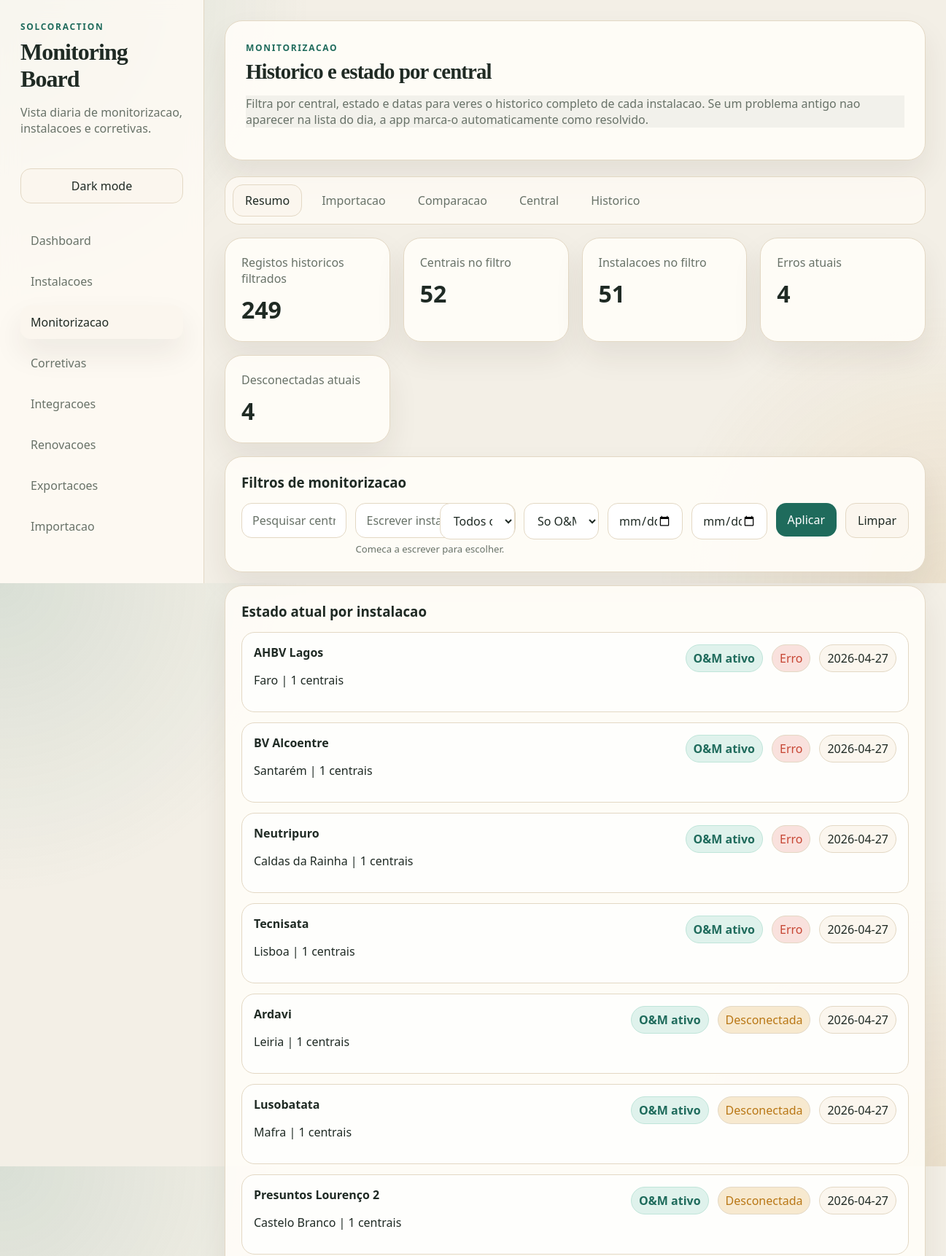
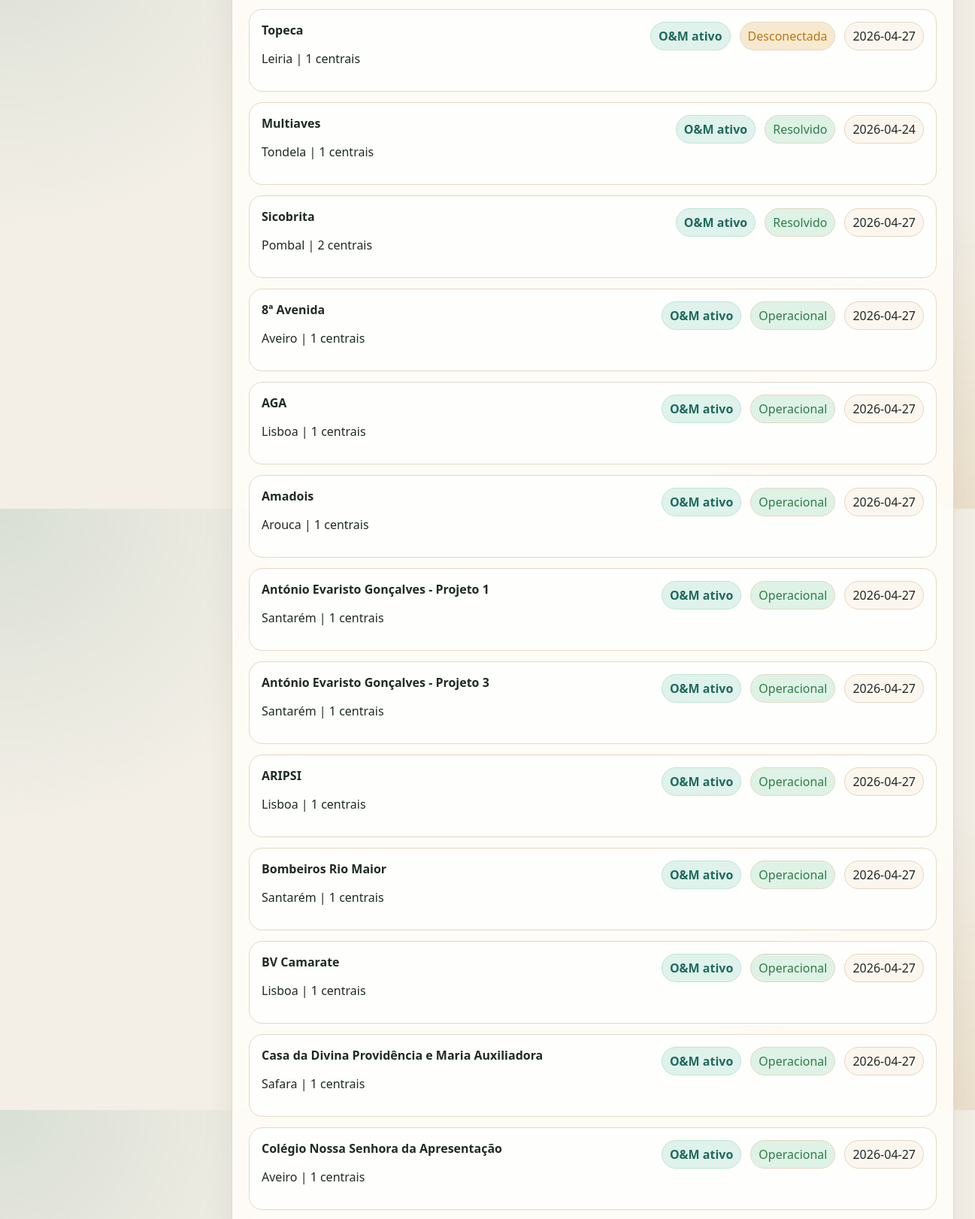
Screenshot of /monitoring (upper part) with the database file from the repository (2 pictures, top to bottom).
### tables this page shows
CREATE TABLE assets (
                id INTEGER PRIMARY KEY AUTOINCREMENT,
                project_number TEXT,
                project_name TEXT NOT NULL,
                company_name TEXT,
                nif TEXT,
                address TEXT,
                location TEXT,
                panels TEXT,
                kwp TEXT,
                contract_type TEXT,
                sell_to TEXT,
                duration TEXT,
                start_contract TEXT,
                maintenance TEXT,
                coverage_type TEXT,
                access_type TEXT,
                maintenance_comment TEXT,
                status_detail TEXT,
                contact_name TEXT,
                contact_role TEXT,
                contact_email TEXT,
                contact_phone TEXT,
                end_contract TEXT,
                active_contract TEXT,
                notes TEXT,
                asset_type TEXT,
                source_payload TEXT,
                alias_blob TEXT DEFAULT ''
            , installation_group TEXT);

### app.py (the view, shortened to what this page needs)
    @app.route("/monitoring", methods=["GET", "POST"])
    def monitoring() -> str:
        search = request.args.get("search", "").strip()
        asset_filter = request.args.get("asset_id", "").strip()
        status_filter = request.args.get("status", "").strip()
        issue_only = request.args.get("issue_only", "no").strip()
        start_date = request.args.get("start_date", "").strip()
        end_date = request.args.get("end_date", "").strip()
        om_only = request.args.get("om_only", "yes").strip()
        batch_id = request.args.get("batch_id", "").strip()
        latest_conditions = []
        latest_params: list[Any] = []
        if search:
            wildcard = f"%{search}%"
            latest_conditions.append("(a.project_name LIKE ? OR a.alias_blob LIKE ? OR a.company_name LIKE ?)")
            latest_params.extend([wildcard, wildcard, wildcard])
        if asset_filter:
            latest_conditions.append("a.id = ?")
            latest_params.append(asset_filter)
        if status_filter:
            latest_conditions.append("lm.status = ?")
            latest_params.append(status_filter)
        elif issue_only == "yes":
            latest_conditions.append("lm.status IN ('Erro', 'Desconectada')")
        if om_only == "yes":
            latest_conditions.append("a.active_contract = 'yes'")
        if start_date:
            latest_conditions.append("lm.record_date >= ?")
            latest_params.append(start_date)
        if end_date:
            latest_conditions.append("lm.record_date <= ?")
            latest_params.append(end_date)
        latest_where_sql = f"WHERE {' AND '.join(latest_conditions)}" if latest_conditions else ""
        latest_rows = query_all(
            g.db,
            f"""
            SELECT
                a.id AS asset_id,
                a.project_name,
                a.installation_group,
                a.location,
                a.contract_type,
                a.active_contract,
                lm.status,
                lm.record_date,
                lm.notes,
                (
                    SELECT COUNT(*)
                    FROM monitoring_records mr
                    WHERE mr.asset_id = a.id
                ) AS history_count
            FROM latest_monitoring_view lm
            JOIN assets a ON a.id = lm.asset_id
            {latest_where_sql}
            ORDER BY
                CASE a.active_contract WHEN 'yes' THEN 1 ELSE 2 END,
                CASE lm.status
                    WHEN 'Erro' THEN 1
                    WHEN 'Desconectada' THEN 2
                    ELSE 3
                END,
                a.project_name COLLATE NOCASE
            """,
            latest_params,
        )
        filter_sql = []
        params: list[Any] = []
        if search:
            wildcard = f"%{search}%"
            filter_sql.append("(a.project_name LIKE ? OR a.alias_blob LIKE ? OR a.company_name LIKE ?)")
            params.extend([wildcard, wildcard, wildcard])
        if asset_filter:
            filter_sql.append("a.id = ?")
            params.append(asset_filter)
        if status_filter:
            filter_sql.append("mr.status = ?")
            params.append(status_filter)
        elif issue_only == "yes":
            filter_sql.append("mr.status IN ('Erro', 'Desconectada')")
        if om_only == "yes":
            filter_sql.append("a.active_contract = 'yes'")
        if start_date:
            filter_sql.append("mr.record_date >= ?")
            params.append(start_date)
        if end_date:
            filter_sql.append("mr.record_date <= ?")
            params.append(end_date)
        where_sql = f"WHERE {' AND '.join(filter_sql)}" if filter_sql else ""
        history_rows = query_all(
            g.db,
            f"""
            SELECT
                mr.id,
                mr.record_date,
                mr.status,
                mr.notes,
                mr.source,
                mr.batch_id,
                a.id AS asset_id,
                a.project_name,
                a.installation_group,
                a.location,
                a.contract_type,
                a.active_contract,
                mib.imported_at
            FROM monitoring_records mr
            JOIN assets a ON a.id = mr.asset_id
            LEFT JOIN monitoring_import_batches mib ON mib.id = mr.batch_id
            {where_sql}
            ORDER BY mr.record_date DESC, a.project_name COLLATE NOCASE, mr.id DESC
            LIMIT 250
            """,
            params,
        )
        selected_asset = None
        asset_history = []
        asset_problem_periods = []
        selected_group_assets = []
        unresolved = query_all(
            g.db,
            """
            SELECT mu.*, mib.imported_at
            FROM monitoring_unmatched mu
            LEFT JOIN monitoring_import_batches mib ON mib.id = mu.batch_id
            ORDER BY record_date DESC, original_name COLLATE NOCASE
            LIMIT 50
            """
        )
        import_batches = query_all(
            g.db,
            """
            SELECT
                mib.*,
                (
                    SELECT COUNT(*)
                    FROM monitoring_records mr
                    WHERE mr.batch_id = mib.id
                ) AS resolved_rows
            FROM monitoring_import_batches mib
            ORDER BY mib.imported_at DESC, mib.id DESC
            LIMIT 30
            """
        )
        assets_for_mapping = query_all(
            g.db,
            "SELECT id, project_name FROM assets ORDER BY project_name COLLATE NOCASE",
        )
        monitoring_statuses = [
            row["status"]
            for row in query_all(
                g.db,
                "SELECT DISTINCT status FROM monitoring_records ORDER BY status",
            )
        ]
        monitoring_stats = {
            "history_records": len(history_rows),
            "centrals_in_filter": len(latest_rows),
            "installations_in_filter": len(group_latest_rows_by_installation(latest_rows)),
            "current_errors": sum(1 for row in latest_rows if row["status"] == "Erro"),
            "current_disconnected": sum(1 for row in latest_rows if row["status"] == "Desconectada"),
            "current_active_om": sum(1 for row in latest_rows if row["active_contract"] == "yes"),
        }
        grouped_latest_rows = group_latest_rows_by_installation(latest_rows)
        batch_insight = build_batch_insight(g.db, int(batch_id)) if batch_id else None
        return render_template(
            "monitoring.html",
            latest_rows=latest_rows,
            grouped_latest_rows=grouped_latest_rows,
            unresolved=unresolved,
            assets_for_mapping=assets_for_mapping,
            monitoring_statuses=monitoring_statuses,
            monitoring_stats=monitoring_stats,
            history_rows=history_rows,
            selected_asset=selected_asset,
            selected_group_assets=selected_group_assets,
            asset_history=asset_history,
            asset_problem_periods=asset_problem_periods,
            import_batches=import_batches,
            search=search,
            asset_filter=asset_filter,
            status_filter=status_filter,
            issue_only=issue_only,
            start_date=start_date,
            end_date=end_date,
            om_only=om_only,
            batch_insight=batch_insight,
        )

### app.py (called while the page is built)
def get_db(path: str) -> sqlite3.Connection:
    conn = sqlite3.connect(path)
    conn.row_factory = sqlite3.Row
    conn.execute("PRAGMA foreign_keys = ON")
    return conn

def query_all(conn: sqlite3.Connection, sql: str, params: tuple[Any, ...] | list[Any] = ()) -> list[sqlite3.Row]:
    return conn.execute(sql, params).fetchall()

def om_status_label(value: str | None) -> str:
    return "O&M ativo" if value == "yes" else "Sem contrato"

def status_rank(status: str) -> int:
    order = {
        "Erro": 1,
        "Desconectada": 2,
        "Aberto": 3,
        "Em analise": 4,
        "Agendado": 5,
        "Em visita": 6,
        "Resolvido": 7,
        "Operacional": 8,
        "ok": 8,
    }
    return order.get(status or "", 99)

### templates/monitoring.html (shortened to what this page needs)
{% extends "base.html" %}
{% block content %}
<section class="hero">
  <div>
    <p class="eyebrow">Monitorizacao</p>
    <h2>Historico e estado por central</h2>
    <p class="muted">Filtra por central, estado e datas para veres o historico completo de cada instalacao. Se um problema antigo nao aparecer na lista do dia, a app marca-o automaticamente como resolvido.</p>
  </div>
</section>
<section class="tab-shell">
  <div class="tab-bar">
    <button class="tab-button active" type="button" data-tab-target="monitoring-overview">Resumo</button>
    <button class="tab-button" type="button" data-tab-target="monitoring-import">Importacao</button>
    <button class="tab-button" type="button" data-tab-target="monitoring-comparison">Comparacao</button>
    <button class="tab-button" type="button" data-tab-target="monitoring-central">Central</button>
    <button class="tab-button" type="button" data-tab-target="monitoring-history">Historico</button>
  </div>
  <section class="tab-panel active" id="monitoring-overview">
    <section class="cards">
      <article class="card stat-card">
        <span>Registos historicos filtrados</span>
        <strong>{{ monitoring_stats.history_records }}</strong>
      </article>
      <article class="card stat-card">
        <span>Centrais no filtro</span>
        <strong>{{ monitoring_stats.centrals_in_filter }}</strong>
      </article>
      <article class="card stat-card">
        <span>Instalacoes no filtro</span>
        <strong>{{ monitoring_stats.installations_in_filter }}</strong>
      </article>
      <article class="card stat-card">
        <span>Erros atuais</span>
        <strong>{{ monitoring_stats.current_errors }}</strong>
      </article>
      <article class="card stat-card">
        <span>Desconectadas atuais</span>
        <strong>{{ monitoring_stats.current_disconnected }}</strong>
      </article>
    </section>
    <section class="card">
      <div class="section-title"><h3>Filtros de monitorizacao</h3></div>
      <form class="filters monitoring-filters js-auto-submit" method="get">
        <input type="text" name="search" value="{{ search }}" placeholder="Pesquisar central, alias ou empresa">
        <div class="asset-picker" data-autosubmit="true">
          <input class="asset-picker-input" type="text" list="monitoring-asset-options" placeholder="Escrever instalacao ou central">
          <small class="asset-picker-hint">Comeca a escrever para escolher.</small>
        </div>
        <select name="status">
          <option value="">Todos os estados</option>
        </select>
        <select name="om_only">
          <option value="yes" {{ 'selected' if om_only == 'yes' else '' }}>So O&amp;M ativo</option>
        </select>
        <input type="date" name="start_date" value="{{ start_date }}">
        <input type="date" name="end_date" value="{{ end_date }}">
        <button class="button" type="submit">Aplicar</button>
        <a class="button secondary" href="{{ url_for('monitoring') }}">Limpar</a>
      </form>
    </section>
    <section class="card">
      <div class="section-title"><h3>Estado atual por instalacao</h3></div>
      <div class="list installation-stack">
        {% for group in grouped_latest_rows %}
          <details class="installation-card" {% if asset_filter and selected_asset and selected_asset.installation_group == group.installation_group %}open{% endif %}>
            <summary class="installation-summary">
              <div>
                <strong>{{ group.installation_group }}</strong>
                <p>{{ group.location or "-" }} | {{ group.member_count }} centrais</p>
              </div>
              <div class="chips">
                <span class="chip {{ 'om-active' if group.active_contract == 'yes' else 'om-inactive' }}">{{ om_status_label(group.active_contract) }}</span>
                <span class="chip {{ status_colors.get(group.group_status, 'muted') }}">{{ group.group_status or 'Sem estado' }}</span>
                <span class="chip">{{ group.record_date or '-' }}</span>
              </div>
            </summary>
          </details>
        {% else %}
          <p class="muted">Sem instalacoes para estes filtros.</p>
        {% endfor %}
      </div>
    </section>
  </section>
</section>
{% endblock %}

### rows the page displays
assets: installation_group "AHBV Lagos", location "Faro", member_count "1", active_contract "O&M ativo", group_status "Erro", record_date "2026-04-27"
assets: installation_group "BV Alcoentre", location "Santarém", member_count "1", active_contract "O&M ativo", group_status "Erro", record_date "2026-04-27"
assets: installation_group "Neutripuro", location "Caldas da Rainha", member_count "1", active_contract "O&M ativo", group_status "Erro", record_date "2026-04-27"
assets: installation_group "Tecnisata", location "Lisboa", member_count "1", active_contract "O&M ativo", group_status "Erro", record_date "2026-04-27"
assets: installation_group "Ardavi", location "Leiria", member_count "1", active_contract "O&M ativo", group_status "Desconectada", record_date "2026-04-27"
assets: installation_group "Lusobatata", location "Mafra", member_count "1", active_contract "O&M ativo", group_status "Desconectada", record_date "2026-04-27"
assets: installation_group "Presuntos Lourenço 2", location "Castelo Branco", member_count "1", active_contract "O&M ativo", group_status "Desconectada", record_date "2026-04-27"
assets: installation_group "Topeca", location "Leiria", member_count "1", active_contract "O&M ativo", group_status "Desconectada", record_date "2026-04-27"
assets: installation_group "Multiaves", location "Tondela", member_count "1", active_contract "O&M ativo", group_status "Resolvido", record_date "2026-04-24"
assets: installation_group "Sicobrita", location "Pombal", member_count "2", active_contract "O&M ativo", group_status "Resolvido", record_date "2026-04-27"
assets: installation_group "8ª Avenida", location "Aveiro", member_count "1", active_contract "O&M ativo", group_status "Operacional", record_date "2026-04-27"
assets: installation_group "AGA", location "Lisboa", member_count "1", active_contract "O&M ativo", group_status "Operacional", record_date "2026-04-27"
assets: installation_group "Amadois", location "Arouca", member_count "1", active_contract "O&M ativo", group_status "Operacional", record_date "2026-04-27"
assets: installation_group "António Evaristo Gonçalves - Projeto 1", location "Santarém", member_count "1", active_contract "O&M ativo", group_status "Operacional", record_date "2026-04-27"
assets: installation_group "António Evaristo Gonçalves - Projeto 3", location "Santarém", member_count "1", active_contract "O&M ativo", group_status "Operacional", record_date "2026-04-27"
assets: installation_group "ARIPSI", location "Lisboa", member_count "1", active_contract "O&M ativo", group_status "Operacional", record_date "2026-04-27"
assets: installation_group "Bombeiros Rio Maior", location "Santarém", member_count "1", active_contract "O&M ativo", group_status "Operacional", record_date "2026-04-27"
assets: installation_group "BV Camarate", location "Lisboa", member_count "1", active_contract "O&M ativo", group_status "Operacional", record_date "2026-04-27"
assets: installation_group "Casa da Divina Providência e Maria Auxiliadora", location "Safara", member_count "1", active_contract "O&M ativo", group_status "Operacional", record_date "2026-04-27"
assets: installation_group "Colégio Nossa Senhora da Apresentação", location "Aveiro", member_count "1", active_contract "O&M ativo", group_status "Operacional", record_date "2026-04-27"

### other values shown
{{ monitoring_stats.history_records }} "249"
{{ monitoring_stats.centrals_in_filter }} "52"
{{ monitoring_stats.installations_in_filter }} "51"
{{ monitoring_stats.current_errors }} "4"
{{ monitoring_stats.current_disconnected }} "4"
